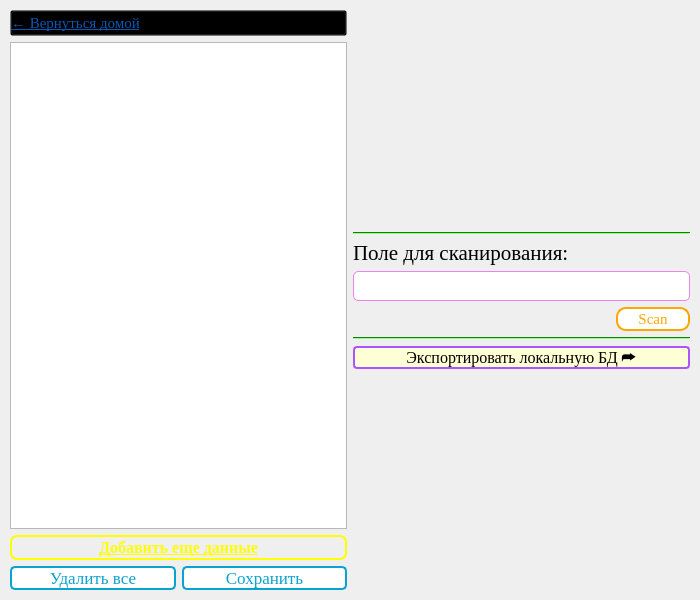
<?xml version="1.0" encoding="UTF-8"?>
<ui version="4.0">
 <class>MainWindow</class>
 <widget class="QMainWindow" name="MainWindow">
  <property name="windowModality">
   <enum>Qt::WindowModal</enum>
  </property>
  <property name="geometry">
   <rect>
    <x>0</x>
    <y>0</y>
    <width>700</width>
    <height>600</height>
   </rect>
  </property>
  <property name="font">
   <font>
    <family>Times New Roman</family>
    <pointsize>18</pointsize>
   </font>
  </property>
  <property name="windowTitle">
   <string>Serial numbers verification</string>
  </property>
  <widget class="QWidget" name="centralwidget">
   <widget class="QWidget" name="gridWidget" native="true">
    <property name="geometry">
     <rect>
      <x>0</x>
      <y>0</y>
      <width>700</width>
      <height>600</height>
     </rect>
    </property>
    <layout class="QGridLayout" name="gridLayout">
     <item row="3" column="0">
      <spacer name="verticalSpacer">
       <property name="orientation">
        <enum>Qt::Vertical</enum>
       </property>
       <property name="sizeType">
        <enum>QSizePolicy::Fixed</enum>
       </property>
       <property name="sizeHint" stdset="0">
        <size>
         <width>20</width>
         <height>10</height>
        </size>
       </property>
      </spacer>
     </item>
     <item row="0" column="0">
      <spacer name="verticalSpacer_4">
       <property name="orientation">
        <enum>Qt::Vertical</enum>
       </property>
       <property name="sizeType">
        <enum>QSizePolicy::Fixed</enum>
       </property>
       <property name="sizeHint" stdset="0">
        <size>
         <width>20</width>
         <height>10</height>
        </size>
       </property>
      </spacer>
     </item>
     <item row="2" column="1">
      <spacer name="horizontalSpacer_3">
       <property name="orientation">
        <enum>Qt::Horizontal</enum>
       </property>
       <property name="sizeType">
        <enum>QSizePolicy::Fixed</enum>
       </property>
       <property name="sizeHint" stdset="0">
        <size>
         <width>10</width>
         <height>20</height>
        </size>
       </property>
      </spacer>
     </item>
     <item row="2" column="0">
      <layout class="QHBoxLayout" name="horizontalLayout_4">
       <item>
        <spacer name="horizontalSpacer">
         <property name="orientation">
          <enum>Qt::Horizontal</enum>
         </property>
         <property name="sizeType">
          <enum>QSizePolicy::Fixed</enum>
         </property>
         <property name="sizeHint" stdset="0">
          <size>
           <width>10</width>
           <height>20</height>
          </size>
         </property>
        </spacer>
       </item>
       <item>
        <layout class="QVBoxLayout" name="verticalLayout">
         <item>
          <widget class="QPushButton" name="return_home_btn">
           <property name="font">
            <font>
             <pointsize>11</pointsize>
             <underline>true</underline>
            </font>
           </property>
           <property name="styleSheet">
            <string notr="true">text-align: left; 
text-decoration:underline;
background-color: transparent; 
font-weight: italic;
color: rgb(10, 87, 182);
</string>
           </property>
           <property name="text">
            <string>← Вернуться домой</string>
           </property>
          </widget>
         </item>
         <item>
          <widget class="QTableView" name="tableView">
           <property name="enabled">
            <bool>true</bool>
           </property>
           <property name="font">
            <font>
             <family>Times New Roman</family>
             <pointsize>14</pointsize>
            </font>
           </property>
          </widget>
         </item>
         <item>
          <widget class="QPushButton" name="add_data_btn">
           <property name="minimumSize">
            <size>
             <width>0</width>
             <height>25</height>
            </size>
           </property>
           <property name="font">
            <font>
             <pointsize>12</pointsize>
             <weight>75</weight>
             <bold>true</bold>
             <underline>true</underline>
            </font>
           </property>
           <property name="styleSheet">
            <string notr="true">text-decoration: underline;
background: transparent;
border: 2px solid yellow;
border-radius: 7px;
color: yellow;
font-weight: bold;
</string>
           </property>
           <property name="text">
            <string>Добавить еще данные</string>
           </property>
          </widget>
         </item>
         <item>
          <layout class="QHBoxLayout" name="horizontalLayout_3">
           <item>
            <widget class="QPushButton" name="delete_all_btn">
             <property name="font">
              <font>
               <family>Times New Roman</family>
               <pointsize>13</pointsize>
              </font>
             </property>
             <property name="styleSheet">
              <string notr="true">border: 1.5px solid #0AA3CF;
border-radius: 5px;
color: #0AA3CF;
background: white;</string>
             </property>
             <property name="text">
              <string>Удалить все</string>
             </property>
            </widget>
           </item>
           <item>
            <widget class="QPushButton" name="save_btn">
             <property name="font">
              <font>
               <family>Times New Roman</family>
               <pointsize>13</pointsize>
              </font>
             </property>
             <property name="styleSheet">
              <string notr="true">border: 1.5px solid #0AA3CF;
border-radius: 5px;
color: #0AA3CF;
background: white;</string>
             </property>
             <property name="text">
              <string>Сохранить</string>
             </property>
            </widget>
           </item>
          </layout>
         </item>
        </layout>
       </item>
       <item>
        <layout class="QVBoxLayout" name="verticalLayout_3">
         <item>
          <layout class="QVBoxLayout" name="verticalLayout_4">
           <item>
            <spacer name="verticalSpacer_2">
             <property name="orientation">
              <enum>Qt::Vertical</enum>
             </property>
             <property name="sizeHint" stdset="0">
              <size>
               <width>20</width>
               <height>40</height>
              </size>
             </property>
            </spacer>
           </item>
           <item>
            <widget class="Line" name="line_2">
             <property name="palette">
              <palette>
               <active>
                <colorrole role="WindowText">
                 <brush brushstyle="SolidPattern">
                  <color alpha="255">
                   <red>0</red>
                   <green>0</green>
                   <blue>0</blue>
                  </color>
                 </brush>
                </colorrole>
                <colorrole role="Button">
                 <brush brushstyle="SolidPattern">
                  <color alpha="255">
                   <red>33</red>
                   <green>255</green>
                   <blue>6</blue>
                  </color>
                 </brush>
                </colorrole>
                <colorrole role="Light">
                 <brush brushstyle="SolidPattern">
                  <color alpha="255">
                   <red>147</red>
                   <green>255</green>
                   <blue>133</blue>
                  </color>
                 </brush>
                </colorrole>
                <colorrole role="Midlight">
                 <brush brushstyle="SolidPattern">
                  <color alpha="255">
                   <red>90</red>
                   <green>255</green>
                   <blue>69</blue>
                  </color>
                 </brush>
                </colorrole>
                <colorrole role="Dark">
                 <brush brushstyle="SolidPattern">
                  <color alpha="255">
                   <red>16</red>
                   <green>127</green>
                   <blue>3</blue>
                  </color>
                 </brush>
                </colorrole>
                <colorrole role="Mid">
                 <brush brushstyle="SolidPattern">
                  <color alpha="255">
                   <red>22</red>
                   <green>170</green>
                   <blue>4</blue>
                  </color>
                 </brush>
                </colorrole>
                <colorrole role="Text">
                 <brush brushstyle="SolidPattern">
                  <color alpha="255">
                   <red>0</red>
                   <green>0</green>
                   <blue>0</blue>
                  </color>
                 </brush>
                </colorrole>
                <colorrole role="BrightText">
                 <brush brushstyle="SolidPattern">
                  <color alpha="255">
                   <red>255</red>
                   <green>255</green>
                   <blue>255</blue>
                  </color>
                 </brush>
                </colorrole>
                <colorrole role="ButtonText">
                 <brush brushstyle="SolidPattern">
                  <color alpha="255">
                   <red>0</red>
                   <green>0</green>
                   <blue>0</blue>
                  </color>
                 </brush>
                </colorrole>
                <colorrole role="Base">
                 <brush brushstyle="SolidPattern">
                  <color alpha="255">
                   <red>255</red>
                   <green>255</green>
                   <blue>255</blue>
                  </color>
                 </brush>
                </colorrole>
                <colorrole role="Window">
                 <brush brushstyle="SolidPattern">
                  <color alpha="255">
                   <red>33</red>
                   <green>255</green>
                   <blue>6</blue>
                  </color>
                 </brush>
                </colorrole>
                <colorrole role="Shadow">
                 <brush brushstyle="SolidPattern">
                  <color alpha="255">
                   <red>0</red>
                   <green>0</green>
                   <blue>0</blue>
                  </color>
                 </brush>
                </colorrole>
                <colorrole role="AlternateBase">
                 <brush brushstyle="SolidPattern">
                  <color alpha="255">
                   <red>144</red>
                   <green>255</green>
                   <blue>130</blue>
                  </color>
                 </brush>
                </colorrole>
                <colorrole role="ToolTipBase">
                 <brush brushstyle="SolidPattern">
                  <color alpha="255">
                   <red>255</red>
                   <green>255</green>
                   <blue>220</blue>
                  </color>
                 </brush>
                </colorrole>
                <colorrole role="ToolTipText">
                 <brush brushstyle="SolidPattern">
                  <color alpha="255">
                   <red>0</red>
                   <green>0</green>
                   <blue>0</blue>
                  </color>
                 </brush>
                </colorrole>
               </active>
               <inactive>
                <colorrole role="WindowText">
                 <brush brushstyle="SolidPattern">
                  <color alpha="255">
                   <red>0</red>
                   <green>0</green>
                   <blue>0</blue>
                  </color>
                 </brush>
                </colorrole>
                <colorrole role="Button">
                 <brush brushstyle="SolidPattern">
                  <color alpha="255">
                   <red>33</red>
                   <green>255</green>
                   <blue>6</blue>
                  </color>
                 </brush>
                </colorrole>
                <colorrole role="Light">
                 <brush brushstyle="SolidPattern">
                  <color alpha="255">
                   <red>147</red>
                   <green>255</green>
                   <blue>133</blue>
                  </color>
                 </brush>
                </colorrole>
                <colorrole role="Midlight">
                 <brush brushstyle="SolidPattern">
                  <color alpha="255">
                   <red>90</red>
                   <green>255</green>
                   <blue>69</blue>
                  </color>
                 </brush>
                </colorrole>
                <colorrole role="Dark">
                 <brush brushstyle="SolidPattern">
                  <color alpha="255">
                   <red>16</red>
                   <green>127</green>
                   <blue>3</blue>
                  </color>
                 </brush>
                </colorrole>
                <colorrole role="Mid">
                 <brush brushstyle="SolidPattern">
                  <color alpha="255">
                   <red>22</red>
                   <green>170</green>
                   <blue>4</blue>
                  </color>
                 </brush>
                </colorrole>
                <colorrole role="Text">
                 <brush brushstyle="SolidPattern">
                  <color alpha="255">
                   <red>0</red>
                   <green>0</green>
                   <blue>0</blue>
                  </color>
                 </brush>
                </colorrole>
                <colorrole role="BrightText">
                 <brush brushstyle="SolidPattern">
                  <color alpha="255">
                   <red>255</red>
                   <green>255</green>
                   <blue>255</blue>
                  </color>
                 </brush>
                </colorrole>
                <colorrole role="ButtonText">
                 <brush brushstyle="SolidPattern">
                  <color alpha="255">
                   <red>0</red>
                   <green>0</green>
                   <blue>0</blue>
                  </color>
                 </brush>
                </colorrole>
                <colorrole role="Base">
                 <brush brushstyle="SolidPattern">
                  <color alpha="255">
                   <red>255</red>
                   <green>255</green>
                   <blue>255</blue>
                  </color>
                 </brush>
                </colorrole>
                <colorrole role="Window">
                 <brush brushstyle="SolidPattern">
                  <color alpha="255">
                   <red>33</red>
                   <green>255</green>
                   <blue>6</blue>
                  </color>
                 </brush>
                </colorrole>
                <colorrole role="Shadow">
                 <brush brushstyle="SolidPattern">
                  <color alpha="255">
                   <red>0</red>
                   <green>0</green>
                   <blue>0</blue>
                  </color>
                 </brush>
                </colorrole>
                <colorrole role="AlternateBase">
                 <brush brushstyle="SolidPattern">
                  <color alpha="255">
                   <red>144</red>
                   <green>255</green>
                   <blue>130</blue>
                  </color>
                 </brush>
                </colorrole>
                <colorrole role="ToolTipBase">
                 <brush brushstyle="SolidPattern">
                  <color alpha="255">
                   <red>255</red>
                   <green>255</green>
                   <blue>220</blue>
                  </color>
                 </brush>
                </colorrole>
                <colorrole role="ToolTipText">
                 <brush brushstyle="SolidPattern">
                  <color alpha="255">
                   <red>0</red>
                   <green>0</green>
                   <blue>0</blue>
                  </color>
                 </brush>
                </colorrole>
               </inactive>
               <disabled>
                <colorrole role="WindowText">
                 <brush brushstyle="SolidPattern">
                  <color alpha="255">
                   <red>16</red>
                   <green>127</green>
                   <blue>3</blue>
                  </color>
                 </brush>
                </colorrole>
                <colorrole role="Button">
                 <brush brushstyle="SolidPattern">
                  <color alpha="255">
                   <red>33</red>
                   <green>255</green>
                   <blue>6</blue>
                  </color>
                 </brush>
                </colorrole>
                <colorrole role="Light">
                 <brush brushstyle="SolidPattern">
                  <color alpha="255">
                   <red>147</red>
                   <green>255</green>
                   <blue>133</blue>
                  </color>
                 </brush>
                </colorrole>
                <colorrole role="Midlight">
                 <brush brushstyle="SolidPattern">
                  <color alpha="255">
                   <red>90</red>
                   <green>255</green>
                   <blue>69</blue>
                  </color>
                 </brush>
                </colorrole>
                <colorrole role="Dark">
                 <brush brushstyle="SolidPattern">
                  <color alpha="255">
                   <red>16</red>
                   <green>127</green>
                   <blue>3</blue>
                  </color>
                 </brush>
                </colorrole>
                <colorrole role="Mid">
                 <brush brushstyle="SolidPattern">
                  <color alpha="255">
                   <red>22</red>
                   <green>170</green>
                   <blue>4</blue>
                  </color>
                 </brush>
                </colorrole>
                <colorrole role="Text">
                 <brush brushstyle="SolidPattern">
                  <color alpha="255">
                   <red>16</red>
                   <green>127</green>
                   <blue>3</blue>
                  </color>
                 </brush>
                </colorrole>
                <colorrole role="BrightText">
                 <brush brushstyle="SolidPattern">
                  <color alpha="255">
                   <red>255</red>
                   <green>255</green>
                   <blue>255</blue>
                  </color>
                 </brush>
                </colorrole>
                <colorrole role="ButtonText">
                 <brush brushstyle="SolidPattern">
                  <color alpha="255">
                   <red>16</red>
                   <green>127</green>
                   <blue>3</blue>
                  </color>
                 </brush>
                </colorrole>
                <colorrole role="Base">
                 <brush brushstyle="SolidPattern">
                  <color alpha="255">
                   <red>33</red>
                   <green>255</green>
                   <blue>6</blue>
                  </color>
                 </brush>
                </colorrole>
                <colorrole role="Window">
                 <brush brushstyle="SolidPattern">
                  <color alpha="255">
                   <red>33</red>
                   <green>255</green>
                   <blue>6</blue>
                  </color>
                 </brush>
                </colorrole>
                <colorrole role="Shadow">
                 <brush brushstyle="SolidPattern">
                  <color alpha="255">
                   <red>0</red>
                   <green>0</green>
                   <blue>0</blue>
                  </color>
                 </brush>
                </colorrole>
                <colorrole role="AlternateBase">
                 <brush brushstyle="SolidPattern">
                  <color alpha="255">
                   <red>33</red>
                   <green>255</green>
                   <blue>6</blue>
                  </color>
                 </brush>
                </colorrole>
                <colorrole role="ToolTipBase">
                 <brush brushstyle="SolidPattern">
                  <color alpha="255">
                   <red>255</red>
                   <green>255</green>
                   <blue>220</blue>
                  </color>
                 </brush>
                </colorrole>
                <colorrole role="ToolTipText">
                 <brush brushstyle="SolidPattern">
                  <color alpha="255">
                   <red>0</red>
                   <green>0</green>
                   <blue>0</blue>
                  </color>
                 </brush>
                </colorrole>
               </disabled>
              </palette>
             </property>
             <property name="orientation">
              <enum>Qt::Horizontal</enum>
             </property>
            </widget>
           </item>
           <item>
            <widget class="QLabel" name="label">
             <property name="font">
              <font>
               <family>Times New Roman</family>
               <pointsize>16</pointsize>
              </font>
             </property>
             <property name="text">
              <string>Поле для сканирования:</string>
             </property>
            </widget>
           </item>
           <item>
            <widget class="QLineEdit" name="scan_field">
             <property name="font">
              <font>
               <pointsize>17</pointsize>
              </font>
             </property>
             <property name="styleSheet">
              <string notr="true">border: 1px solid violet;
border-radius: 5px;</string>
             </property>
            </widget>
           </item>
           <item>
            <layout class="QHBoxLayout" name="horizontalLayout_6">
             <item>
              <spacer name="horizontalSpacer_2">
               <property name="orientation">
                <enum>Qt::Horizontal</enum>
               </property>
               <property name="sizeType">
                <enum>QSizePolicy::Expanding</enum>
               </property>
               <property name="sizeHint" stdset="0">
                <size>
                 <width>200</width>
                 <height>20</height>
                </size>
               </property>
              </spacer>
             </item>
             <item>
              <widget class="QPushButton" name="code_scanned_btn">
               <property name="sizePolicy">
                <sizepolicy hsizetype="Fixed" vsizetype="Fixed">
                 <horstretch>0</horstretch>
                 <verstretch>0</verstretch>
                </sizepolicy>
               </property>
               <property name="font">
                <font>
                 <pointsize>-1</pointsize>
                </font>
               </property>
               <property name="styleSheet">
                <string notr="true">color: orange;
background: white;
border: 2px solid orange;
border-radius: 10px;
width: 70px;
height: 20px;
font-size: 15px;</string>
               </property>
               <property name="text">
                <string>Scan</string>
               </property>
              </widget>
             </item>
            </layout>
           </item>
           <item>
            <widget class="Line" name="line">
             <property name="palette">
              <palette>
               <active>
                <colorrole role="WindowText">
                 <brush brushstyle="SolidPattern">
                  <color alpha="255">
                   <red>0</red>
                   <green>0</green>
                   <blue>0</blue>
                  </color>
                 </brush>
                </colorrole>
                <colorrole role="Button">
                 <brush brushstyle="SolidPattern">
                  <color alpha="255">
                   <red>33</red>
                   <green>255</green>
                   <blue>6</blue>
                  </color>
                 </brush>
                </colorrole>
                <colorrole role="Light">
                 <brush brushstyle="SolidPattern">
                  <color alpha="255">
                   <red>147</red>
                   <green>255</green>
                   <blue>133</blue>
                  </color>
                 </brush>
                </colorrole>
                <colorrole role="Midlight">
                 <brush brushstyle="SolidPattern">
                  <color alpha="255">
                   <red>90</red>
                   <green>255</green>
                   <blue>69</blue>
                  </color>
                 </brush>
                </colorrole>
                <colorrole role="Dark">
                 <brush brushstyle="SolidPattern">
                  <color alpha="255">
                   <red>16</red>
                   <green>127</green>
                   <blue>3</blue>
                  </color>
                 </brush>
                </colorrole>
                <colorrole role="Mid">
                 <brush brushstyle="SolidPattern">
                  <color alpha="255">
                   <red>22</red>
                   <green>170</green>
                   <blue>4</blue>
                  </color>
                 </brush>
                </colorrole>
                <colorrole role="Text">
                 <brush brushstyle="SolidPattern">
                  <color alpha="255">
                   <red>0</red>
                   <green>0</green>
                   <blue>0</blue>
                  </color>
                 </brush>
                </colorrole>
                <colorrole role="BrightText">
                 <brush brushstyle="SolidPattern">
                  <color alpha="255">
                   <red>255</red>
                   <green>255</green>
                   <blue>255</blue>
                  </color>
                 </brush>
                </colorrole>
                <colorrole role="ButtonText">
                 <brush brushstyle="SolidPattern">
                  <color alpha="255">
                   <red>0</red>
                   <green>0</green>
                   <blue>0</blue>
                  </color>
                 </brush>
                </colorrole>
                <colorrole role="Base">
                 <brush brushstyle="SolidPattern">
                  <color alpha="255">
                   <red>255</red>
                   <green>255</green>
                   <blue>255</blue>
                  </color>
                 </brush>
                </colorrole>
                <colorrole role="Window">
                 <brush brushstyle="SolidPattern">
                  <color alpha="255">
                   <red>33</red>
                   <green>255</green>
                   <blue>6</blue>
                  </color>
                 </brush>
                </colorrole>
                <colorrole role="Shadow">
                 <brush brushstyle="SolidPattern">
                  <color alpha="255">
                   <red>0</red>
                   <green>0</green>
                   <blue>0</blue>
                  </color>
                 </brush>
                </colorrole>
                <colorrole role="AlternateBase">
                 <brush brushstyle="SolidPattern">
                  <color alpha="255">
                   <red>144</red>
                   <green>255</green>
                   <blue>130</blue>
                  </color>
                 </brush>
                </colorrole>
                <colorrole role="ToolTipBase">
                 <brush brushstyle="SolidPattern">
                  <color alpha="255">
                   <red>255</red>
                   <green>255</green>
                   <blue>220</blue>
                  </color>
                 </brush>
                </colorrole>
                <colorrole role="ToolTipText">
                 <brush brushstyle="SolidPattern">
                  <color alpha="255">
                   <red>0</red>
                   <green>0</green>
                   <blue>0</blue>
                  </color>
                 </brush>
                </colorrole>
               </active>
               <inactive>
                <colorrole role="WindowText">
                 <brush brushstyle="SolidPattern">
                  <color alpha="255">
                   <red>0</red>
                   <green>0</green>
                   <blue>0</blue>
                  </color>
                 </brush>
                </colorrole>
                <colorrole role="Button">
                 <brush brushstyle="SolidPattern">
                  <color alpha="255">
                   <red>33</red>
                   <green>255</green>
                   <blue>6</blue>
                  </color>
                 </brush>
                </colorrole>
                <colorrole role="Light">
                 <brush brushstyle="SolidPattern">
                  <color alpha="255">
                   <red>147</red>
                   <green>255</green>
                   <blue>133</blue>
                  </color>
                 </brush>
                </colorrole>
                <colorrole role="Midlight">
                 <brush brushstyle="SolidPattern">
                  <color alpha="255">
                   <red>90</red>
                   <green>255</green>
                   <blue>69</blue>
                  </color>
                 </brush>
                </colorrole>
                <colorrole role="Dark">
                 <brush brushstyle="SolidPattern">
                  <color alpha="255">
                   <red>16</red>
                   <green>127</green>
                   <blue>3</blue>
                  </color>
                 </brush>
                </colorrole>
                <colorrole role="Mid">
                 <brush brushstyle="SolidPattern">
                  <color alpha="255">
                   <red>22</red>
                   <green>170</green>
                   <blue>4</blue>
                  </color>
                 </brush>
                </colorrole>
                <colorrole role="Text">
                 <brush brushstyle="SolidPattern">
                  <color alpha="255">
                   <red>0</red>
                   <green>0</green>
                   <blue>0</blue>
                  </color>
                 </brush>
                </colorrole>
                <colorrole role="BrightText">
                 <brush brushstyle="SolidPattern">
                  <color alpha="255">
                   <red>255</red>
                   <green>255</green>
                   <blue>255</blue>
                  </color>
                 </brush>
                </colorrole>
                <colorrole role="ButtonText">
                 <brush brushstyle="SolidPattern">
                  <color alpha="255">
                   <red>0</red>
                   <green>0</green>
                   <blue>0</blue>
                  </color>
                 </brush>
                </colorrole>
                <colorrole role="Base">
                 <brush brushstyle="SolidPattern">
                  <color alpha="255">
                   <red>255</red>
                   <green>255</green>
                   <blue>255</blue>
                  </color>
                 </brush>
                </colorrole>
                <colorrole role="Window">
                 <brush brushstyle="SolidPattern">
                  <color alpha="255">
                   <red>33</red>
                   <green>255</green>
                   <blue>6</blue>
                  </color>
                 </brush>
                </colorrole>
                <colorrole role="Shadow">
                 <brush brushstyle="SolidPattern">
                  <color alpha="255">
                   <red>0</red>
                   <green>0</green>
                   <blue>0</blue>
                  </color>
                 </brush>
                </colorrole>
                <colorrole role="AlternateBase">
                 <brush brushstyle="SolidPattern">
                  <color alpha="255">
                   <red>144</red>
                   <green>255</green>
                   <blue>130</blue>
                  </color>
                 </brush>
                </colorrole>
                <colorrole role="ToolTipBase">
                 <brush brushstyle="SolidPattern">
                  <color alpha="255">
                   <red>255</red>
                   <green>255</green>
                   <blue>220</blue>
                  </color>
                 </brush>
                </colorrole>
                <colorrole role="ToolTipText">
                 <brush brushstyle="SolidPattern">
                  <color alpha="255">
                   <red>0</red>
                   <green>0</green>
                   <blue>0</blue>
                  </color>
                 </brush>
                </colorrole>
               </inactive>
               <disabled>
                <colorrole role="WindowText">
                 <brush brushstyle="SolidPattern">
                  <color alpha="255">
                   <red>16</red>
                   <green>127</green>
                   <blue>3</blue>
                  </color>
                 </brush>
                </colorrole>
                <colorrole role="Button">
                 <brush brushstyle="SolidPattern">
                  <color alpha="255">
                   <red>33</red>
                   <green>255</green>
                   <blue>6</blue>
                  </color>
                 </brush>
                </colorrole>
                <colorrole role="Light">
                 <brush brushstyle="SolidPattern">
                  <color alpha="255">
                   <red>147</red>
                   <green>255</green>
                   <blue>133</blue>
                  </color>
                 </brush>
                </colorrole>
                <colorrole role="Midlight">
                 <brush brushstyle="SolidPattern">
                  <color alpha="255">
                   <red>90</red>
                   <green>255</green>
                   <blue>69</blue>
                  </color>
                 </brush>
                </colorrole>
                <colorrole role="Dark">
                 <brush brushstyle="SolidPattern">
                  <color alpha="255">
                   <red>16</red>
                   <green>127</green>
                   <blue>3</blue>
                  </color>
                 </brush>
                </colorrole>
                <colorrole role="Mid">
                 <brush brushstyle="SolidPattern">
                  <color alpha="255">
                   <red>22</red>
                   <green>170</green>
                   <blue>4</blue>
                  </color>
                 </brush>
                </colorrole>
                <colorrole role="Text">
                 <brush brushstyle="SolidPattern">
                  <color alpha="255">
                   <red>16</red>
                   <green>127</green>
                   <blue>3</blue>
                  </color>
                 </brush>
                </colorrole>
                <colorrole role="BrightText">
                 <brush brushstyle="SolidPattern">
                  <color alpha="255">
                   <red>255</red>
                   <green>255</green>
                   <blue>255</blue>
                  </color>
                 </brush>
                </colorrole>
                <colorrole role="ButtonText">
                 <brush brushstyle="SolidPattern">
                  <color alpha="255">
                   <red>16</red>
                   <green>127</green>
                   <blue>3</blue>
                  </color>
                 </brush>
                </colorrole>
                <colorrole role="Base">
                 <brush brushstyle="SolidPattern">
                  <color alpha="255">
                   <red>33</red>
                   <green>255</green>
                   <blue>6</blue>
                  </color>
                 </brush>
                </colorrole>
                <colorrole role="Window">
                 <brush brushstyle="SolidPattern">
                  <color alpha="255">
                   <red>33</red>
                   <green>255</green>
                   <blue>6</blue>
                  </color>
                 </brush>
                </colorrole>
                <colorrole role="Shadow">
                 <brush brushstyle="SolidPattern">
                  <color alpha="255">
                   <red>0</red>
                   <green>0</green>
                   <blue>0</blue>
                  </color>
                 </brush>
                </colorrole>
                <colorrole role="AlternateBase">
                 <brush brushstyle="SolidPattern">
                  <color alpha="255">
                   <red>33</red>
                   <green>255</green>
                   <blue>6</blue>
                  </color>
                 </brush>
                </colorrole>
                <colorrole role="ToolTipBase">
                 <brush brushstyle="SolidPattern">
                  <color alpha="255">
                   <red>255</red>
                   <green>255</green>
                   <blue>220</blue>
                  </color>
                 </brush>
                </colorrole>
                <colorrole role="ToolTipText">
                 <brush brushstyle="SolidPattern">
                  <color alpha="255">
                   <red>0</red>
                   <green>0</green>
                   <blue>0</blue>
                  </color>
                 </brush>
                </colorrole>
               </disabled>
              </palette>
             </property>
             <property name="orientation">
              <enum>Qt::Horizontal</enum>
             </property>
            </widget>
           </item>
           <item>
            <widget class="QPushButton" name="export_local_db_button">
             <property name="font">
              <font>
               <pointsize>12</pointsize>
              </font>
             </property>
             <property name="styleSheet">
              <string notr="true">border: 2px solid rgb(170, 85, 255);
border-radius: 4px;
background: rgb(255, 255, 213);
</string>
             </property>
             <property name="text">
              <string>Экспортировать локальную БД ➦</string>
             </property>
            </widget>
           </item>
           <item>
            <spacer name="verticalSpacer_3">
             <property name="orientation">
              <enum>Qt::Vertical</enum>
             </property>
             <property name="sizeHint" stdset="0">
              <size>
               <width>20</width>
               <height>40</height>
              </size>
             </property>
            </spacer>
           </item>
          </layout>
         </item>
        </layout>
       </item>
      </layout>
     </item>
    </layout>
   </widget>
  </widget>
 </widget>
 <resources/>
 <connections/>
</ui>
